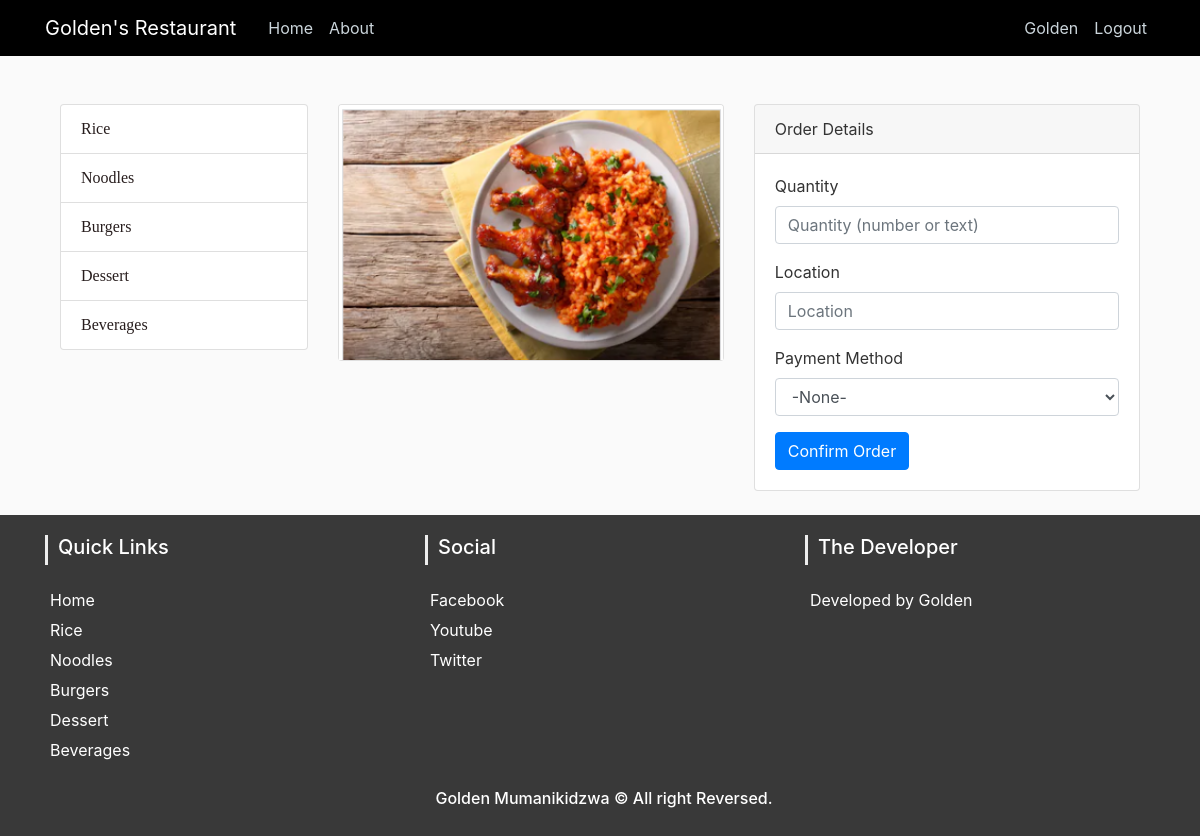
Screenshot of /view/1/order (signed in) with the database file from the repository.
### my_app/models.py (models this page shows, shortened)
class Customer(db.Model, UserMixin):
    id = db.Column(db.Integer, primary_key=True)
    username = db.Column(db.String(20), unique=True, nullable=False)
    mobile_number = db.Column(db.String(15), unique=True, nullable=False)
    email = db.Column(db.String(30), unique=True, nullable=False)
    password = db.Column(db.String(20), nullable=False)

class Meal(db.Model):
    id = db.Column(db.Integer, primary_key=True)
    name = db.Column(db.String(30), nullable=False)
    price = db.Column(db.Integer, nullable=False)
    category = db.Column(db.String(30), nullable=False)
    image_file = db.Column(db.String(30), nullable=False)

### my_app/routes.py (the view, shortened to what this page needs)
@app.route('/view/<int:meal_id>/order', methods=['GET', 'POST'])
@login_required
def order(meal_id):
    meal = Meal.query.get_or_404(meal_id)
    the_meal = meal.name
    quantity = request.form.get("quantity")
    location = request.form.get("location")
    customer = current_user.username
    return render_template('order.html', meal=meal, title='Order')

### my_app/models.py (called while the page is built)
@login_manager.user_loader
def load_customer(customer_id):
    return Customer.query.get(int(customer_id))

### my_app/templates/order.html (shortened to what this page needs)
{% extends 'layout.html' %}
{% block body %}
<div class="container">
    <div class="row">
        <div class="col-lg-3 my-4">
            <div class="list-group">
                <a href="/rice" class="list-group-item">Rice</a>
                <a href="/noodle" class="list-group-item ">Noodles</a>
                <a href="/burger" class="list-group-item">Burgers</a>
                <a href="/dessert" class="list-group-item">Dessert</a>
                <a href="/beverage" class="list-group-item">Beverages</a>
            </div>
        </div>
        <div class="col-lg-9">
            <div class="row">
                <div class="col-lg-6">
                    <div class="card mt-4">
                        <img class="card-img-top img-fluid"
                             src="/static/images/meals/{{meal.image_file}}" alt="">
                    </div>
                </div>
                <div class="col-lg-6">
                    <div class="card card-outline-secondary my-4">
                        <div class="card-header">
                            Order Details
                        </div>
                        <div class="card-body">
                            <form method="POST" action="{{ url_for('order', meal_id=meal.id)}}">
                                <div class="form-group">
                                   <label>Quantity</label>
                                   <input class="form-control" name="quantity" required="required" placeholder="Quantity (number or text)">
                                </div>
                                <div class="form-group">
                                    <label>Location</label>
                                    <input class="form-control" name="location" required="required" placeholder="Location">
                                </div>
                                <div class="form-group">
                                    <label>Payment Method</label>
                                    <select class="form-control" name="payment_method" required="required">
                                        <option disabled selected value="">-None-</option>
                                    </select>
                                </div>
                                <button type="submit" class="btn btn-primary">Confirm Order</button>
                            </form>
                        </div>
                    </div>
                </div>
            </div>
        </div>
    </div>
</div>
{% endblock %}

### my_app/templates/layout.html (shortened to what this page needs)
<!DOCTYPE html>
<html lang="en">
<head>
  <link rel="stylesheet" href="{{ url_for('static', filename='css/bootstrap.min.css') }}">
  <link rel="stylesheet" href="{{ url_for('static', filename='css/main.css') }}">
</head>
<body>
  <header class="site-header">
    <nav class="navbar navbar-expand-md navbar-dark bg-steel fixed-top">
      <div class="container">
        <a class="navbar-brand mr-4" href="/">Golden's Restaurant</a>
        <div class="collapse navbar-collapse" id="navbarToggle">
          <div class="navbar-nav mr-auto">
            <a class="nav-item nav-link" href="{{ url_for('home')}}">Home</a>
            <a class="nav-item nav-link" href="{{ url_for('about')}}">About</a>
          </div>
          <div class="navbar-nav">
            {% if current_user.is_authenticated %}
            <a class="nav-item nav-link" href="#">{{current_user.username}}</a>
            <a class="nav-item nav-link" href="{{ url_for('logout') }}">Logout</a>
            {% else %}
            <a class="nav-item nav-link" href="{{ url_for('login')}}">Login</a>
            <a class="nav-item nav-link" href="{{ url_for('register')}}">Register</a>
            {% endif %}
          </div>
        </div>
      </div>
    </nav>
  </header>
  <div class="container">
    {% block body %} {% endblock %}
  </div>
</body>
<section id="footer">
  <div class="container">
    <div class="row text-center text-xs-center text-sm-left text-md-left">
      <div class="col-xs-12 col-sm-4 col-md-4">
        <h5>Quick Links</h5>
        <ul class="list-unstyled quick-links">
          <li><a href="/">Home</a></li>
          <li><a href="{{ url_for('rice')}}">Rice</a></li>
          <li><a href="{{ url_for('noodle')}}">Noodles</a></li>
          <li><a href="{{ url_for('burger')}}">Burgers</a></li>
          <li><a href="{{ url_for('dessert')}}">Dessert</a></li>
          <li><a href="{{ url_for('beverage')}}">Beverages</a></li>
        </ul>
      </div>
      <div class="col-xs-12 col-sm-4 col-md-4">
        <h5>Social</h5>
        <ul class="list-unstyled quick-links">
          <li><a href="#">Facebook</a></li>
          <li><a href="#">Youtube</a></li>
          <li><a href="#">Twitter</a></li>
        </ul>
      </div>
      <div class="col-xs-12 col-sm-4 col-md-4">
        <h5>The Developer</h5>
        <ul class="list-unstyled quick-links">
          <li><a href="#">Developed by Golden</a></li>
        </ul>
      </div>
    </div>
    <div class="row">
      <div class="col-xs-12 col-sm-12 col-md-12 mt-2 mt-sm-2 text-center text-white">
        <p class="h6"><a class="text-green ml-2" href="#" target="">Golden Mumanikidzwa</a> &copy All
          right Reversed.</p>
      </div>
    </div>
  </div>
</section>
</html>

### my_app/static/css/main.css (style rules this page uses)
body { background: #fafafa; color: #333333; margin-top: 5rem; }
.bg-steel { background-color: black; }
.site-header .navbar-nav .nav-link { color: #cbd5db; }
.row .list-group a { text-decoration: nome; font-family: 'Times New Roman', Times, serif; color: rgb(39, 29, 29); }
section { padding: 20px 0; }
#footer { background: #393939 !important; }
#footer h5 { padding-left: 10px; border-left: 3px solid #eeeeee; padding-bottom: 6px; margin-bottom: 20px; color:#ffffff; }
#footer a { color: #ffffff; text-decoration: none !important; background-color: transparent; -webkit-text-decoration-skip: objects; }
#footer ul.social li a, #footer ul.quick-links li a { color:#ffffff; }
#footer ul.quick-links li { padding: 3px 0; -webkit-transition: .5s all ease; -moz-transition: .5s all ease; transition: .5s all ease; }

### rows the page displays
Customer: username "Golden"
Meal: image_file (picture)
